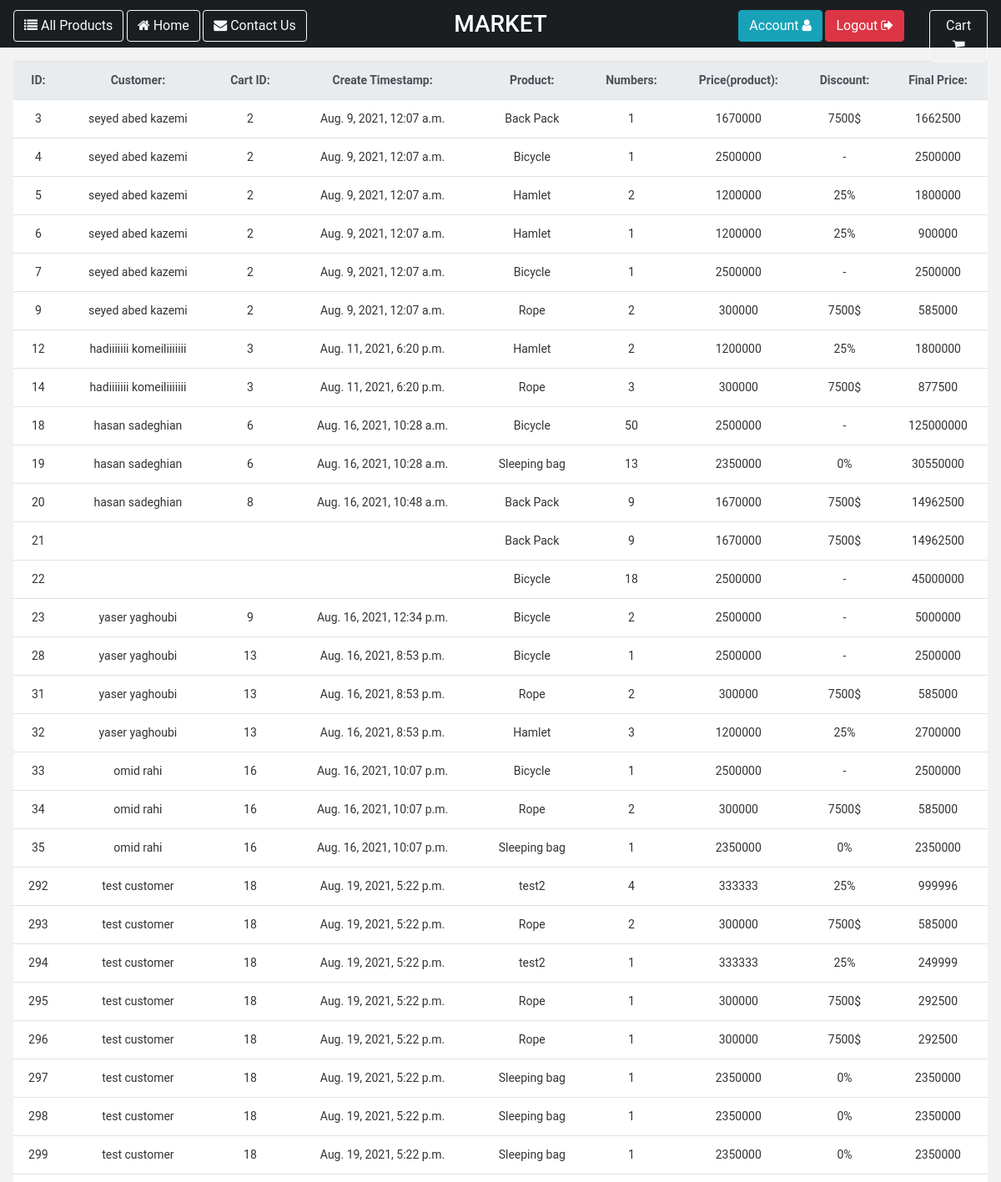
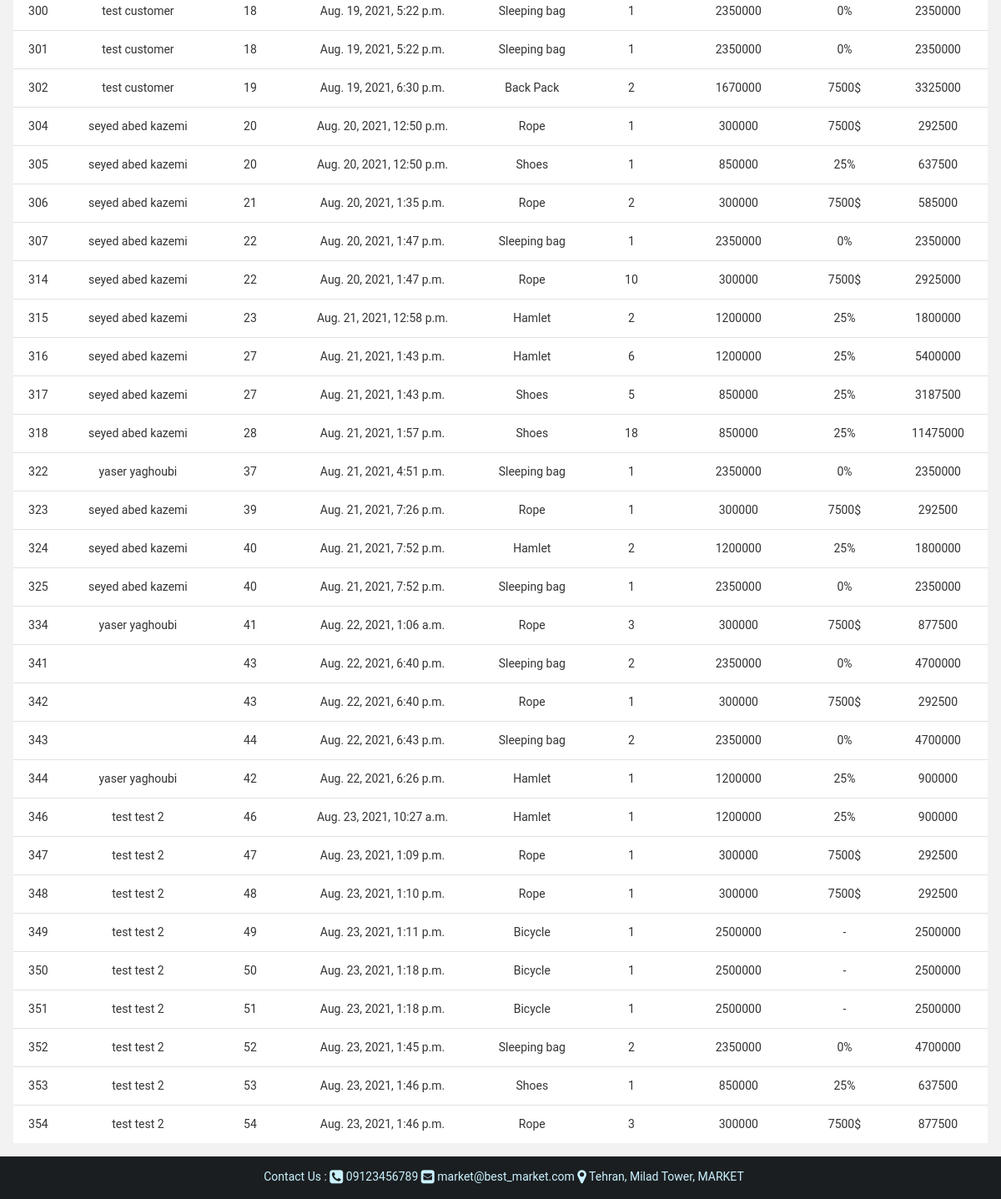
Page /order/order_items/ (signed in) on the earlier database version (2 pictures, top to bottom).
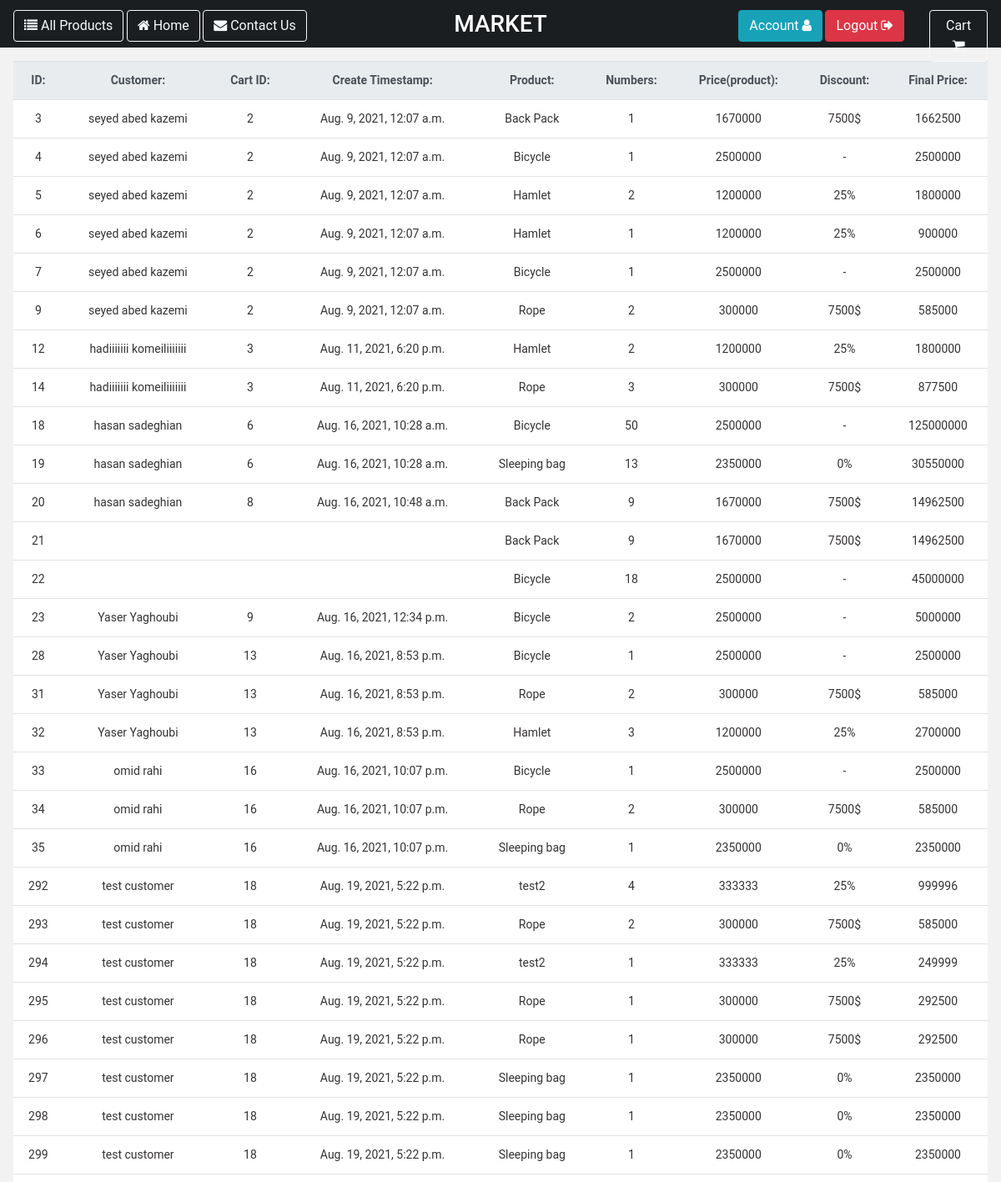
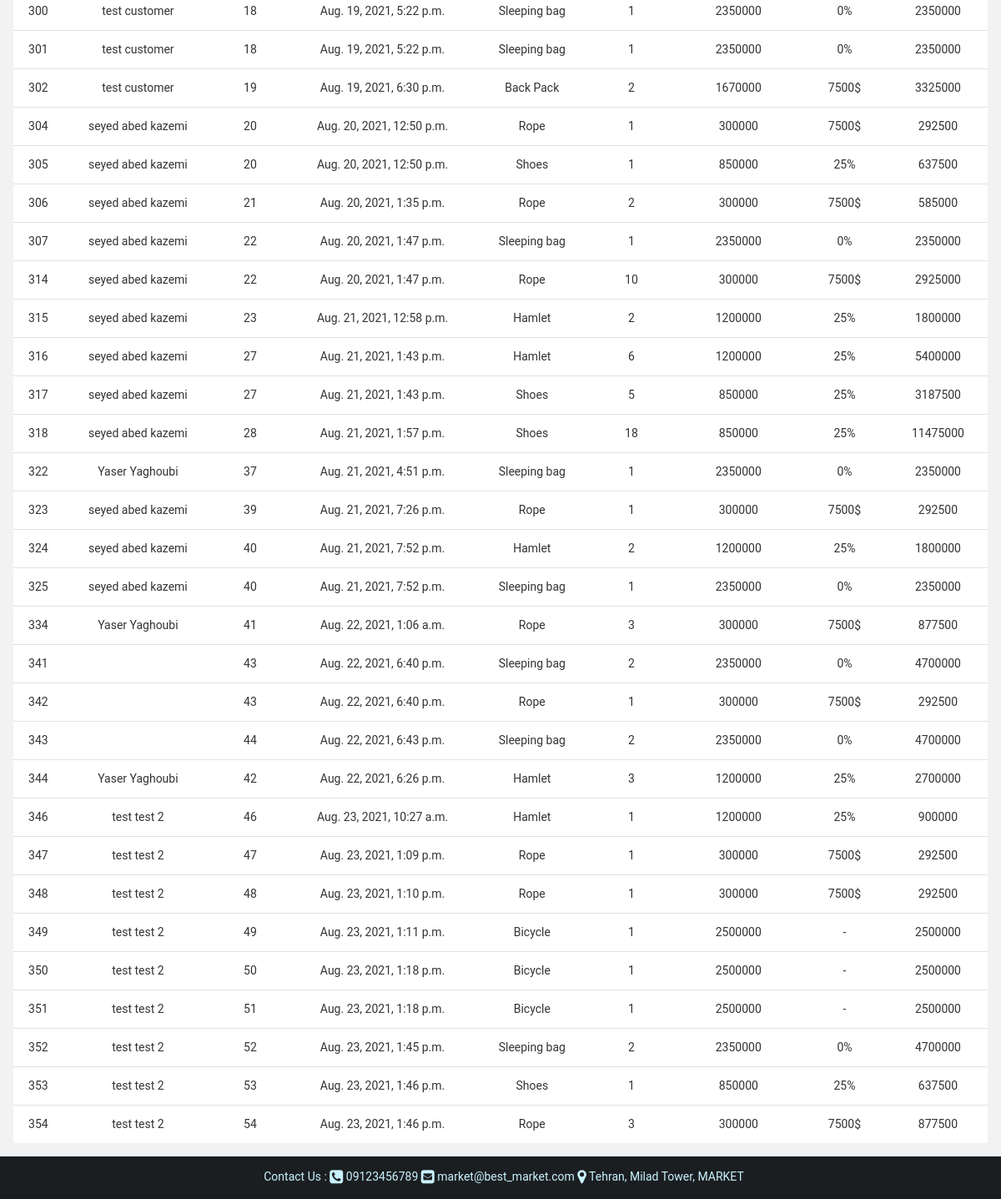
Same page on the later database version (2 pictures, top to bottom).
### order/models.py (models this page shows, shortened)
class OrderItem(BaseModel):
    product = models.ForeignKey(Product, verbose_name=_('selected product'),
                                help_text=_('select product for add to your Cart'), on_delete=models.CASCADE,
                                null=True, blank=True)
    product_number = models.IntegerField(verbose_name=_('numbers'), help_text=_('specify number of selected product'),
                                         null=False, blank=False, default=1)
    cart = models.ForeignKey(Cart, verbose_name=_('cart'), help_text=_('specify cart'), null=True, blank=True,
                             on_delete=models.CASCADE, related_name='cart_orderitems',
                             related_query_name='customer_cart_orderitems')
    def check_inventory(self):
        if self.product_number >= 1:
            if self.product.inventory_status() == 'Available':
                if self.product_number <= self.product.inventory:
                    return True
                else:
                    return _('Inventory shortage for this numbers!')
            else:
                return _('This product is unavailable!')
        else:
            return _('This number is incorrect!')
    def calculate_order_item_price(self):
        checking = self.check_inventory()
        if checking:
            order_item_price = self.product_number * self.product.calculate_final_price()
            return int(order_item_price)
        else:
            return checking

class Cart(BaseModel):
    customer = models.ForeignKey(Customer, verbose_name=_('customer'),
                                 help_text=_('specify owner customer for cart'),
                                 null=True, blank=True, on_delete=models.PROTECT)
    status = models.CharField(verbose_name=_('cart status'), help_text=_('display cart status'), max_length=20,
                              blank=False, null=False, choices=[('WA', _('waiting')), ('PD', _('paid'))],
                              default='WA')
    final_price = models.IntegerField(verbose_name=_('final price'), help_text=_('final cart price'),
                                    null=True, blank=True)
    order_status = models.CharField(verbose_name=_('customer order status'), help_text=_('display status of order'),
                                    blank=False, null=False,
                                    choices=[('NW', _('new')), ('SN', _('send')), ('CA', _('cancel'))],
                                    default='NW', max_length=20)
    order_address = models.ForeignKey(Address, verbose_name=_('customer address'),
                                      help_text=_('specify address for send order'),
                                      null=True, blank=True, on_delete=models.PROTECT)

### core/models.py (models this page shows, shortened)
class User(AbstractUser):
    USERNAME_FIELD = 'phone'
    phone = models.CharField(verbose_name=_('phone'), help_text=_('enter phone number'), max_length=11, unique=True,
                             null=False, blank=False)
    deleted = models.BooleanField(default=False)
    create_timestamp = models.DateTimeField(auto_now_add=True)
    modify_timestamp = models.DateTimeField(auto_now=True)
    delete_timestamp = models.DateTimeField(default=None, null=True, blank=True, editable=False)
    objects = MyUserManager()

### product/models.py (models this page shows, shortened)
class Product(BaseModel):
    name = models.CharField(verbose_name=_('english name'), max_length=50, help_text=_('enter name in english'),
                            null=False, blank=False)
    name_fa = models.CharField(verbose_name=_('farsi name'), max_length=50, help_text=_('enter name in farsi'),
                               null=False, blank=False)
    company_brand = models.CharField(verbose_name=_('english company brand'), max_length=30,
                                     help_text='enter company brand name in english', null=False, blank=False)
    company_brand_fa = models.CharField(verbose_name=_('farsi company brand'), max_length=30,
                                        help_text='enter company brand name in farsi', null=False, blank=False)
    category = models.ForeignKey(Category, verbose_name=_('category'), help_text=_('specify category'),
                                 on_delete=models.RESTRICT, null=False, blank=False)
    discount = models.ForeignKey(Discount, verbose_name=_('discount'), help_text=_('specify discount'),
                                 null=False, blank=False, on_delete=models.SET(0))
    price = models.IntegerField(verbose_name=_('price'), help_text=_('enter price'), null=False, blank=False)
    inventory = models.IntegerField(verbose_name=_('inventory'), help_text=_('specify product inventory'),
                                    null=False, blank=False)
    image = models.FileField(verbose_name=_('product image'), help_text=_('upload image of product'), null=True,
                             blank=True, upload_to='product/images/')
    specifications = models.CharField(verbose_name=_('english product specifications'), null=True, blank=True,
                                      help_text=_('enter product specifications in english'), max_length=100)
    specifications_fa = models.CharField(verbose_name=_('farsi product specifications'), null=True, blank=True,
                                         help_text=_('enter product specifications in farsi'), max_length=100)
    def calculate_final_price(self):
        final_price = self.price
        if self.discount.specify_discount_status() == 'Active':
            if self.discount.type == '$':
                final_price = self.price - self.discount.value
            elif self.discount.type == '%':
                if self.discount.value != 0:
                    final_price = self.price - ((self.discount.value / 100) * self.price)
                else:
                    pass
        return int(final_price)
    def inventory_status(self):
        if self.inventory > 0:
            status = _('Available')
        else:
            status = _('Unavailable')
        return status
    def __str__(self):
        return f'{self.name}'

class Discount(BaseModel):
    type = models.CharField(verbose_name=_('discount type'), help_text=_('specify type of discount'), null=False,
                            blank=False, choices=[('%', _('percent')), ('$', _('cash'))], max_length=15)
    value = models.IntegerField(verbose_name=_('discount value'), help_text=_('specify discount value'), null=True,
                                blank=True, default=0)
    max_value = models.IntegerField(verbose_name=_('maximum value'), help_text=_('specify maximum value'),
                                    null=True, blank=True)
    start_time = models.DateField(verbose_name=_('discount start time'),
                                  help_text=_('specify start time'), null=False, blank=False)
    expire_time = models.DateField(verbose_name=_('discount expire time'),
                                   help_text=_('specify expire time'), null=False, blank=False)
    def specify_discount_status(self):
        if datetime.now().date() > self.expire_time:
            status = 'Expired'
        elif datetime.now().date() < self.start_time:
            status = 'Waiting'
        else:
            status = 'Active'
        return status
    def __str__(self):
        if self.specify_discount_status() == 'Active':
            return f'{self.value}{self.type}'
        else:
            return '-'

### order/views.py (the view)
# urls.py: path('order_items/', OrderItemIndexView.as_view(), name='order_items_index'),
class OrderItemIndexView(View):
    def get(self, request, *args, **kwargs):
        if request.user.is_superuser:
            order_items = OrderItem.objects.all()
            return render(request, 'order/all_order_items.html', {'order_items': order_items})
        else:
            return redirect('landing:access_denied')

### core/models.py (called while the page is built)
    def get_queryset(self):
        return super().get_queryset().filter(deleted=False)

    def get_queryset(self):
        return super().get_queryset().filter(deleted=False)

### customer/models.py (called while the page is built)
    def __str__(self):
        return f'{self.first_name} {self.last_name}'

### templates/order/all_order_items.html (shortened to what this page needs)
{% extends "base.html" %}
{% load i18n %}
{% load static %}
{% block content %}
    <div class="container-fluid address_card_view text-left m-auto p-2" style="">
        <div class="row form-group p-2 m-auto">
            <table class="table table-responsive-md m-auto">
                <tr style="background-color: #c2cbd1; text-align: center" class="thead-light">
                    <th>
                        {% translate 'ID:' %}
                    </th>
                    <th>
                        {% translate 'Customer:' %}
                    </th>
                    <th>
                        {% translate 'Cart ID:' %}
                    </th>
                    <th>
                        {% translate 'Create Timestamp:' %}
                    </th>
                    <th>
                        {% translate 'Product:' %}
                    </th>
                    <th>
                        {% translate 'Numbers:' %}
                    </th>
                    <th>
                        {% translate 'Price(product):' %}
                    </th>
                    <th>
                        {% translate 'Discount:' %}
                    </th>
                    <th>
                        {% translate 'Final Price:' %}
                    </th>
                </tr>
                {% for order_item in order_items %}
                    {% include 'order/order_item_card.html' with order_item_card=order_item %}
                {% endfor %}
            </table>
        </div>
    </div>
{% endblock %}

### templates/order/order_item_card.html
{% load i18n %}
<tr style="background-color: white; text-align: center">
    <td style="color: #353232; ">{{ order_item_card.id }}</td>
    <td style="color: #353232; ">{{ order_item_card.cart.customer }}</td>
    <td style="color: #353232; ">{{ order_item_card.cart.id }}</td>
    <td style="color: #353232; ">{{ order_item_card.cart.create_timestamp }}</td>
    <td style="color: #353232; ">{{ order_item_card.product }}</td>
    <td style="color: #353232; ">{{ order_item_card.product_number }}</td>
    <td style="color: #353232; ">{{ order_item_card.product.price }}</td>
    <td style="color: #353232; ">{{ order_item_card.product.discount }}</td>
    <td style="color: #353232; ">{{ order_item_card.calculate_order_item_price }}</td>
</tr>

Differences in the rows shown:
changed through a linked row, OrderItem "Aug. 16, 2021, 12:34 p.m.": cart.customer "yaser yaghoubi" → "Yaser Yaghoubi"
changed through a linked row, OrderItem id 28: cart.customer "yaser yaghoubi" → "Yaser Yaghoubi"
changed through a linked row, OrderItem id 31: cart.customer "yaser yaghoubi" → "Yaser Yaghoubi"
changed through a linked row, OrderItem id 32: cart.customer "yaser yaghoubi" → "Yaser Yaghoubi"
changed through a linked row, OrderItem "Aug. 21, 2021, 4:51 p.m.": cart.customer "yaser yaghoubi" → "Yaser Yaghoubi"
changed through a linked row, OrderItem "Aug. 22, 2021, 1:06 a.m.": cart.customer "yaser yaghoubi" → "Yaser Yaghoubi"
changed OrderItem "Aug. 22, 2021, 6:26 p.m.": cart.customer "yaser yaghoubi" → "Yaser Yaghoubi"; product_number "1" → "3"; calculate_order_item_price "900000" → "2700000"
